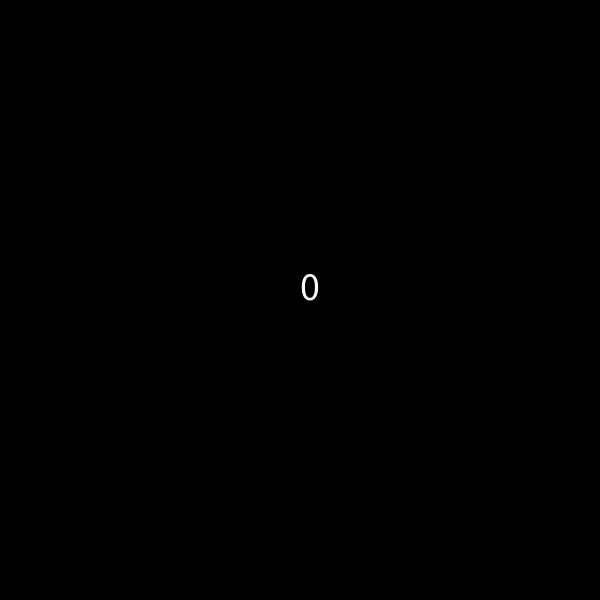
Frame 1 (no input)
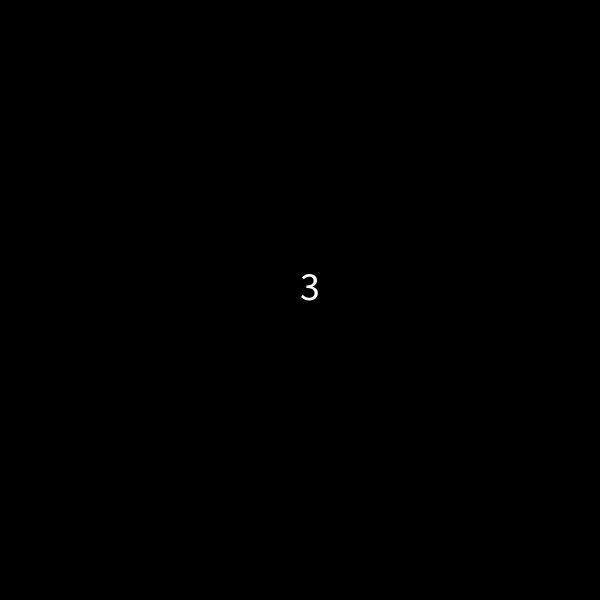
Frame 60 (the mouse pressed at the canvas centre just before this capture)
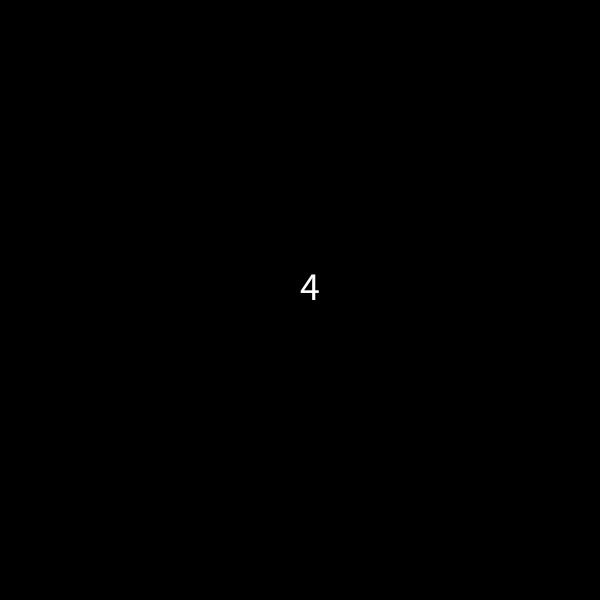
Frame 120 (the mouse held since frame 60 and released just before this capture)

The Processing sketch that drew these frames (run headless with seeded random() and noise(); from frame 60 on, the mouse is pressed at the canvas centre):

// Processing sketch: timerthe
// ── timerthe.pde
// timer code. really usefull. 
Timer t1;

void setup() {
  size(600,600);
  t1 = new Timer(10,23);


}


void draw() {
  background(0);
  t1.begin();
  t1.pause();


}
// ── Timer.pde
class Timer {
  int totalTime, howLongDoYouWait, timeStart;
  int timeState, nowTime, pauseTime;
  
  Timer(int _totalTime, int _howLongDoYouWait) {
    totalTime = _totalTime;
    howLongDoYouWait = _totalTime;
    nowTime = millis();
    timeState = 0;
  
  
  
  }
  void begin() {
    if (timeState == 0) {
      fill(255);
      nowTime = millis()/1000; // in sec
      textSize(40);
      text(nowTime, width/2, height/2);
    }
  
  }
  void pause() {
    if (timeState == 1) {
      nowTime = pauseTime;
      timeState = 2;
  }
    if (timeState == 2) {
      text(pauseTime + "timer is pause", width/2, height/2);      
    
    
    
    }
  }
  void keyPressed() {
    if (key == 'w') {
    timeState = 1;
    }
  
  }



}
